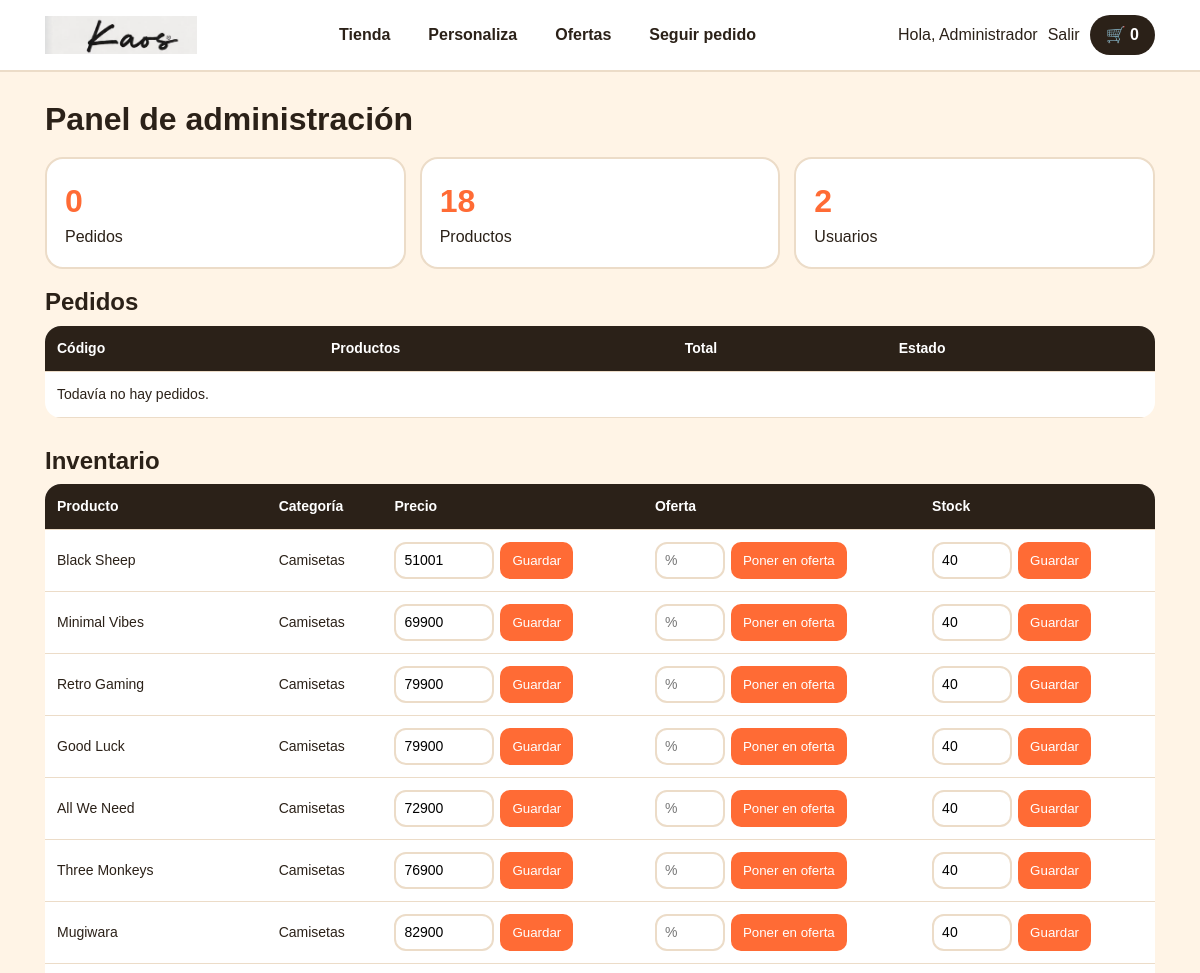
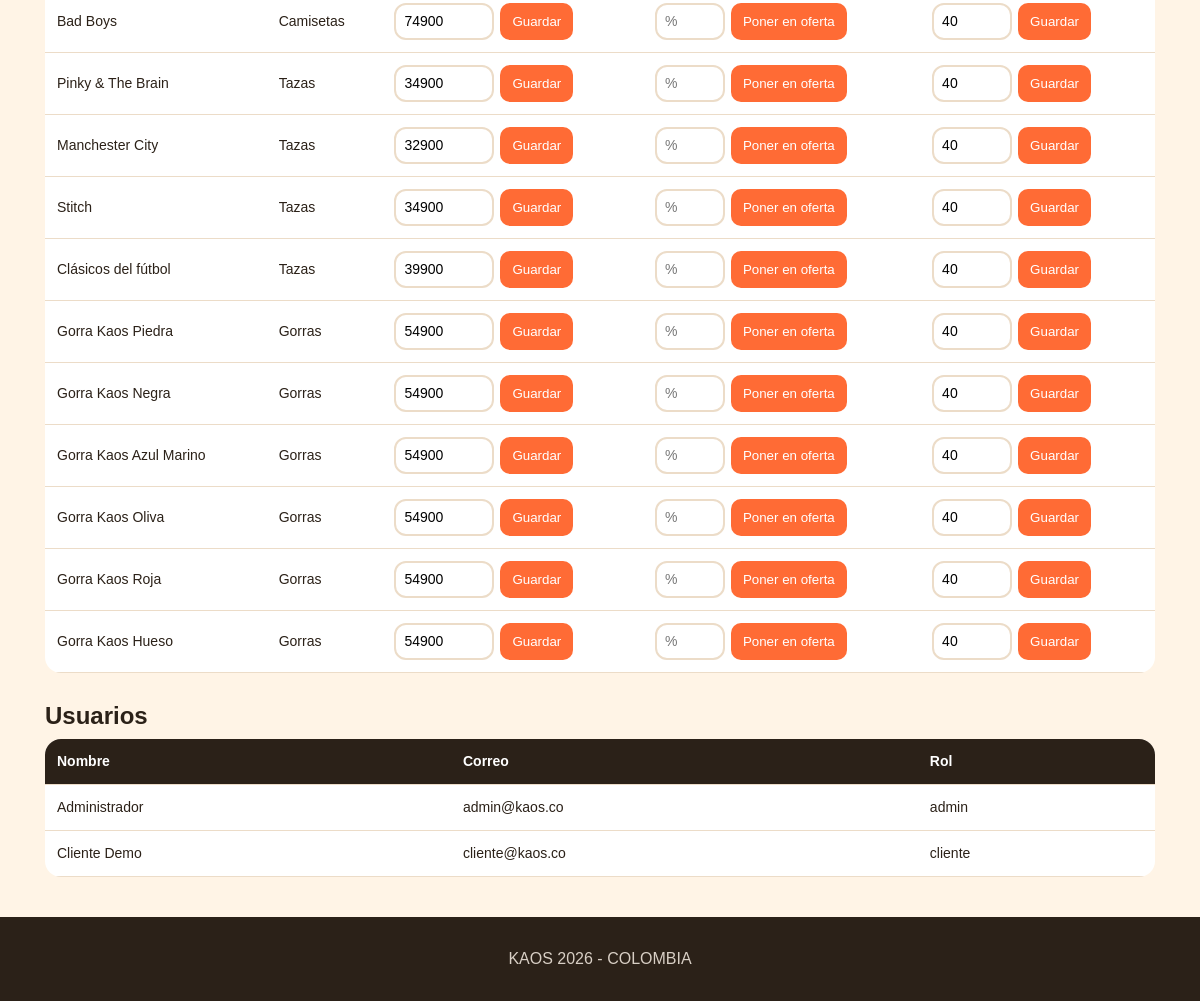
The page /panel (signed in) on the database its author committed (2 pictures, top to bottom).
### kaos_simple/models.py (models this page shows, shortened)
class Usuario(db.Model):
    id = db.Column(db.Integer, primary_key=True)
    nombre = db.Column(db.String(100), nullable=False)
    email = db.Column(db.String(100), unique=True, nullable=False)
    clave_hash = db.Column(db.String(200), nullable=False)
    rol = db.Column(db.String(20), default="cliente")  # "cliente" o "admin"
    def es_admin(self):
        return self.rol == "admin"

class Producto(db.Model):
    id = db.Column(db.Integer, primary_key=True)
    nombre = db.Column(db.String(100), nullable=False)
    categoria = db.Column(db.String(30), nullable=False)  # Camisetas, Tazas...
    precio = db.Column(db.Integer, nullable=False)
    precio_anterior = db.Column(db.Integer)  # si tiene valor, está en oferta
    imagen = db.Column(db.String(100), nullable=False)
    descripcion = db.Column(db.Text, default="")
    stock = db.Column(db.Integer, default=40)
    def en_oferta(self):
        return self.precio_anterior is not None

### kaos_simple/app.py (the view)
@app.route("/panel")
def panel():
    u = usuario_actual()
    if not u:
        return redirect(url_for("login"))
    if u.es_admin():     # el administrador ve todo
        pedidos = Pedido.query.order_by(Pedido.id.desc()).all()
    else:                # el cliente solo ve lo suyo
        pedidos = Pedido.query.filter_by(usuario_id=u.id).order_by(Pedido.id.desc()).all()
    return render_template(
        "panel.html", pedidos=pedidos, estados=ESTADOS,
        productos=Producto.query.all() if u.es_admin() else [],
        usuarios=Usuario.query.all() if u.es_admin() else [],
        disenos=Diseno.query.filter_by(usuario_id=u.id).all())

### kaos_simple/app.py (called while the page is built)
def usuario_actual():
    id_usuario = session.get("usuario_id")
    if id_usuario:
        return db.session.get(Usuario, id_usuario)
    return None

@app.context_processor
def variables_globales():
    return {"usuario": usuario_actual(), "carrito": Carrito(session)}

### kaos_simple/carrito.py (called while the page is built)
    def items(self):
        return self.sesion.get("carrito", [])

    def cantidad(self):
        return len(self.items())

### kaos_simple/templates/panel.html (shortened to what this page needs)
{% extends "base.html" %}
{% block contenido %}
<div class="contenedor" style="padding-top:30px">
  <h1>{{ 'Panel de administración' if usuario.es_admin() else 'Mi cuenta' }}</h1>
  <div class="resumen">
    <div><strong>{{ pedidos|length }}</strong>{{ 'Pedidos' if usuario.es_admin() else 'Mis pedidos' }}</div>
    {% if usuario.es_admin() %}
      <div><strong>{{ productos|length }}</strong>Productos</div>
      <div><strong>{{ usuarios|length }}</strong>Usuarios</div>
    {% else %}
      <div><strong>{{ disenos|length }}</strong>Mis diseños</div>
    {% endif %}
  </div>
  <h2>{{ 'Pedidos' if usuario.es_admin() else 'Mis pedidos' }}</h2>
  <table>
    <tr><th>Código</th><th>Productos</th><th>Total</th><th>Estado</th></tr>
    {% for p in pedidos %}
      <tr>
        <td>{{ p.codigo }}</td><td>{{ p.resumen() }}</td><td>{{ p.total|cop }}</td>
        <td>
          {% if usuario.es_admin() %}
            <form method="post" action="{{ url_for('cambiar_estado', id=p.id) }}">
              <select name="estado">
                {% for e in estados %}<option {{ 'selected' if e == p.estado }}>{{ e }}</option>{% endfor %}
              </select>
              <button>Guardar</button>
            </form>
          {% else %}{{ p.estado }}{% endif %}
        </td>
      </tr>
    {% else %}
      <tr><td colspan="4">Todavía no hay pedidos.</td></tr>
    {% endfor %}
  </table>
  {% if usuario.es_admin() %}
    <h2>Inventario</h2>
    <table>
      <tr><th>Producto</th><th>Categoría</th><th>Precio</th><th>Oferta</th><th>Stock</th></tr>
      {% for p in productos %}
        <tr>
          <td>{{ p.nombre }}</td><td>{{ p.categoria }}</td>
          <td>
            <form method="post" action="{{ url_for('cambiar_precio', id=p.id) }}">
              <input type="number" name="precio" min="1" step="100" value="{{ p.precio }}" style="width:100px">
              <button>Guardar</button>
            </form>
          </td>
          <td>
            <form method="post" action="{{ url_for('cambiar_oferta', id=p.id) }}">
              <input type="number" name="descuento" min="1" max="90" placeholder="%" style="width:70px" required>
              <button>{{ 'Cambiar' if p.en_oferta() else 'Poner en oferta' }}</button>
            </form>
          </td>
          <td>
            <form method="post" action="{{ url_for('cambiar_stock', id=p.id) }}">
              <input type="number" name="stock" min="0" value="{{ p.stock }}" style="width:80px">
              <button>Guardar</button>
            </form>
          </td>
        </tr>
      {% endfor %}
    </table>
    <h2>Usuarios</h2>
    <table>
      <tr><th>Nombre</th><th>Correo</th><th>Rol</th></tr>
      {% for u in usuarios %}<tr><td>{{ u.nombre }}</td><td>{{ u.email }}</td><td>{{ u.rol }}</td></tr>{% endfor %}
    </table>
  {% endif %}
</div>
{% endblock %}

### kaos_simple/templates/base.html (shortened to what this page needs)
<!doctype html>
<html lang="es">
<head>
  <link rel="stylesheet" href="{{ url_for('static', filename='style.css') }}">
</head>
<body>
  <header class="barra">
    <div class="contenedor">
      <a href="{{ url_for('inicio') }}"><img src="{{ url_for('static', filename='img/logo-kaos.png') }}" alt="KAOS"></a>
      <nav>
        <a href="{{ url_for('inicio') }}#tienda">Tienda</a>
        <a href="{{ url_for('inicio') }}#personaliza">Personaliza</a>
        <a href="{{ url_for('inicio', categoria='Ofertas') }}#tienda">Ofertas</a>
        <a href="{{ url_for('seguimiento') }}">Seguir pedido</a>
      </nav>
      <div class="derecha">
        {% if usuario %}
          <a href="{{ url_for('panel') }}">Hola, {{ usuario.nombre.split()[0] }}</a>
          <a href="{{ url_for('salir') }}">Salir</a>
        {% else %}
          <a href="{{ url_for('login') }}">Ingresar</a>
        {% endif %}
        <a class="bolsa" href="{{ url_for('ver_carrito') }}">🛒 {{ carrito.cantidad() }}</a>
      </div>
    </div>
  </header>
  {% block contenido %}{% endblock %}
  <footer>
    <div class="contenedor">KAOS 2026 - COLOMBIA</div>
  </footer>
</body>
</html>

### rows shown on the page
Usuario: nombre "Administrador", rol "Panel de administración", rol "Pedidos", email "admin@kaos.co", rol "admin"
Producto: nombre "Black Sheep", categoria "Camisetas", precio "51001", precio_anterior "Poner en oferta", stock "40"
Producto: nombre "Minimal Vibes", categoria "Camisetas", precio "69900", precio_anterior "Poner en oferta", stock "40"
Producto: nombre "Retro Gaming", categoria "Camisetas", precio "79900", precio_anterior "Poner en oferta", stock "40"
Producto: nombre "Good Luck", categoria "Camisetas", precio "79900", precio_anterior "Poner en oferta", stock "40"
Producto: nombre "All We Need", categoria "Camisetas", precio "72900", precio_anterior "Poner en oferta", stock "40"
Producto: nombre "Three Monkeys", categoria "Camisetas", precio "76900", precio_anterior "Poner en oferta", stock "40"
Producto: nombre "Mugiwara", categoria "Camisetas", precio "82900", precio_anterior "Poner en oferta", stock "40"
Producto: nombre "Bad Boys", categoria "Camisetas", precio "74900", precio_anterior "Poner en oferta", stock "40"
Producto: nombre "Pinky & The Brain", categoria "Tazas", precio "34900", precio_anterior "Poner en oferta", stock "40"
Producto: nombre "Manchester City", categoria "Tazas", precio "32900", precio_anterior "Poner en oferta", stock "40"
Producto: nombre "Stitch", categoria "Tazas", precio "34900", precio_anterior "Poner en oferta", stock "40"
Producto: nombre "Clásicos del fútbol", categoria "Tazas", precio "39900", precio_anterior "Poner en oferta", stock "40"
Producto: nombre "Gorra Kaos Piedra", categoria "Gorras", precio "54900", precio_anterior "Poner en oferta", stock "40"
Producto: nombre "Gorra Kaos Negra", categoria "Gorras", precio "54900", precio_anterior "Poner en oferta", stock "40"
Producto: nombre "Gorra Kaos Azul Marino", categoria "Gorras", precio "54900", precio_anterior "Poner en oferta", stock "40"
Producto: nombre "Gorra Kaos Oliva", categoria "Gorras", precio "54900", precio_anterior "Poner en oferta", stock "40"
Producto: nombre "Gorra Kaos Roja", categoria "Gorras", precio "54900", precio_anterior "Poner en oferta", stock "40"
Producto: nombre "Gorra Kaos Hueso", categoria "Gorras", precio "54900", precio_anterior "Poner en oferta", stock "40"
Usuario: nombre "Cliente Demo", email "cliente@kaos.co", rol "cliente"

### other values the page prints
{{ carrito.cantidad() }} "0"
{{ pedidos|length }} "0"
{{ productos|length }} "18"
{{ usuarios|length }} "2"
